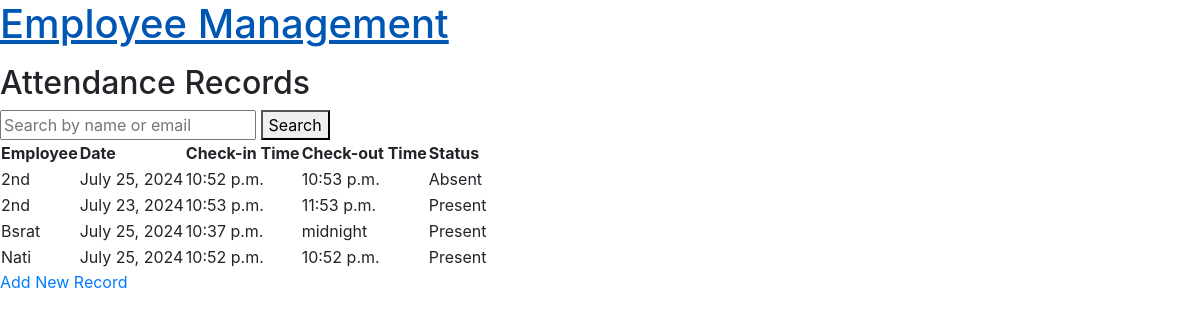
The page /attendance/ on the database as committed earlier.
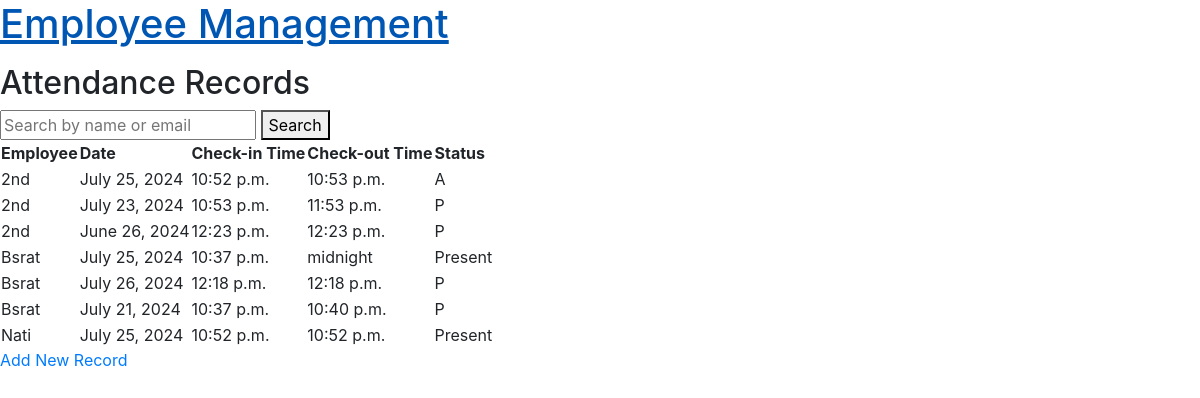
The same page on the database as committed later.
### attendance/models.py (models this page shows, shortened)
class AttendanceRecord(models.Model):
    STATUS_CHOICES= [
        ("P", "Present"),
        ("A", "Absent")
    ]
    employee = models.ForeignKey(settings.AUTH_USER_MODEL, on_delete=models.CASCADE)
    date = models.DateField()
    check_in_time = models.TimeField()
    check_out_time = models.TimeField(null=True, blank=True)
    status = models.CharField(max_length=1, choices=STATUS_CHOICES)

### employees/models.py (models this page shows, shortened)
class CustomUser(AbstractBaseUser, PermissionsMixin):
    email = models.EmailField(unique=True)
    first_name = models.CharField(max_length=30)
    last_name = models.CharField(max_length=30)
    is_staff = models.BooleanField(default=False)
    is_active = models.BooleanField(default=True)
    date_joined = models.DateTimeField(auto_now_add=False)
    objects = CustomUserManager()
    USERNAME_FIELD = "email"
    REQUIRED_FIELDS = ["first_name", "last_name"]

### attendance/views.py (the view)
# urls.py: path("", AttendanceRecordListView.as_view(), name="attendance_record_list"),
class AttendanceRecordListView(ListView):
    model = AttendanceRecord
    template_name = "attendance/attendance_record_list.html"
    context_object_name = "records"
    def get_queryset(self):
        query = self.request.GET.get("q")
        queryset = AttendanceRecord.objects.all().order_by('employee__first_name')
        if query:
            queryset = queryset.filter(
                Q(employee__first_name__icontains=query) |
                Q(employee__email__icontains=query)
            )
        return queryset

### templates/attendance/attendance_record_list.html
{% extends 'base.html' %}
{% block content %}
  <h2>Attendance Records</h2>
  <form method="get" action=".">
    <input type="text" name="q" placeholder="Search by name or email" value="{{ request.GET.q }}">
    <button type="submit">Search</button>
  </form>
  {% if records %}
  <table>
    <tr>
      <th>Employee</th>
      <th>Date</th>
      <th>Check-in Time</th>
      <th>Check-out Time</th>
      <th>Status</th>
    </tr>
    {% for record in records %}
    <tr>
      <td>{{ record.employee.first_name }}</td>
      <td>{{ record.date }}</td>
      <td>{{ record.check_in_time }}</td>
      <td>{{ record.check_out_time }}</td>
      <td>{{ record.status }}</td>
    </tr>
    {% endfor %}
  </table>
  {% else %}
    <p>No attendance records found for the given search query.</p>
  {% endif %}
  <a href="{% url 'attendance_record_create' %}">Add New Record</a>
{% endblock %}

### templates/base.html (shortened to what this page needs)
<!DOCTYPE html>
<html lang="en">
<head>
    <link rel="stylesheet" href="https://stackpath.bootstrapcdn.com/bootstrap/4.5.2/css/bootstrap.min.css">
    <link href="https://maxcdn.bootstrapcdn.com/bootstrap/4.5.2/css/bootstrap.min.css" rel="stylesheet">
</head>
<body>
    <header>
        <h1><a href= "{% url "homepage" %}">Employee Management</a></h1>
    </header>
    <div>
        {% block content %}{% endblock %}
    </div>
</body>
</html>

Rows that differ between the two databases and show on the page:
changed AttendanceRecord (number 1 of 7 on the later page): status "Absent" → "A"
changed AttendanceRecord "July 23, 2024": status "Present" → "P"
added AttendanceRecord: employee.first_name "2nd", date "June 26, 2024", check_in_time "12:23 p.m.", check_out_time "12:23 p.m.", status "P"
added AttendanceRecord: employee.first_name "Bsrat", date "July 26, 2024", check_in_time "12:18 p.m.", check_out_time "12:18 p.m.", status "P"
added AttendanceRecord: employee.first_name "Bsrat", date "July 21, 2024", check_in_time "10:37 p.m.", check_out_time "10:40 p.m.", status "P"
